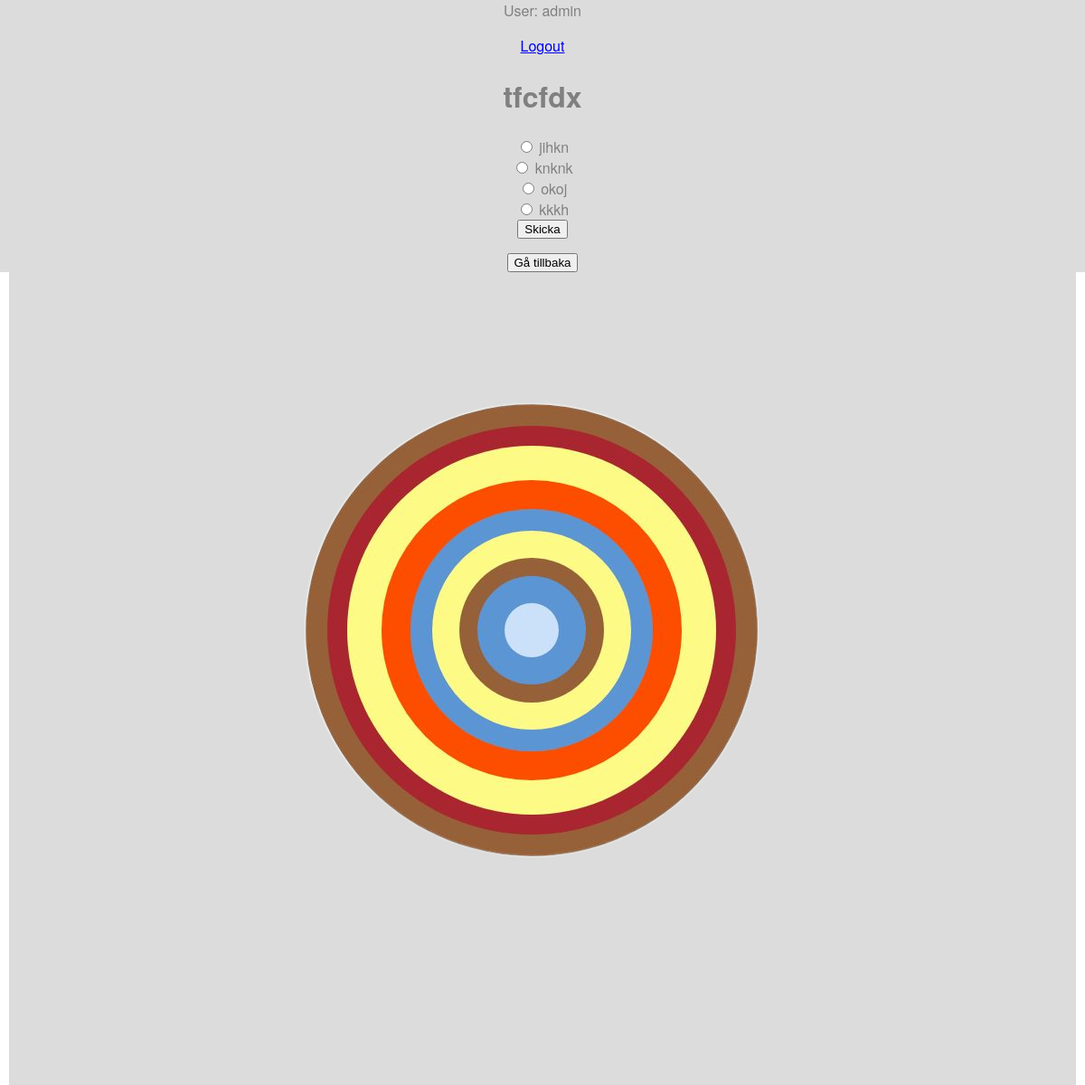
The app's page /question3/5/ (signed in) with its own data.
### testapp/models.py (models this page shows, shortened)
class Question(models.Model):
    question_text = models.CharField(max_length=200)
    pub_date = models.DateTimeField('date published')
    class Meta:
        ordering = ['id']

class Choice(models.Model):
    question = models.ForeignKey(Question, on_delete=models.CASCADE)
    choice_text = models.CharField(max_length=200)
    votes = models.IntegerField(default=0)

### testapp/views.py (the view)
# urls.py: path('question3/<int:pk>/', views.DetailView3.as_view(), name='question3'),
class DetailView3(generic.DetailView):
    model = Question
    template_name = 'testapp/question3.html'

### testapp/templates/testapp/question3.html (shortened to what this page needs)
{% load static %}
<link rel="stylesheet" type="text/css" href="{% static 'testapp/main.css' %}">
<div class="questpage">
  </div>
  <div class="questtext">
{% if user.is_authenticated %}
  <p> User: {{ user.get_username }} </p>
  <p><a href="{% url 'accounts:logout'%}?next={{request.path}}">Logout</a></p>
<h1>{{ question.question_text }}</h1>
<form action="{% url 'testapp:result' %}" method="post">
{% for choice in question.choice_set.all %}
  <input type="radio" name="choice" id="choice{{ forloop.counter }}" value ="{{ choice.id }}">
  <label for="choice{{ forloop.counter }}">{{ choice.choice_text }}</label><br>
{% endfor %}
<input type="submit" value="Skicka" />
</form>
<form action="{% url 'testapp:index' %}" method="get">
<input type="submit" value="Gå tillbaka" />
</form>
{% else %}
  <li><a href="{% url 'accounts:login'%}?next={{request.path}}">Login</a></li>
{% endif %}
</div>

### testapp/static/testapp/main.css (style rules this page uses)
.questpage { position: absolute; top: 100px; bottom: 10px; left: 10px; right: 10px; height: 100%; background: gainsboro url("images/AW_circle.png") center no-repeat; background-size: auto; z-index: -1; }
.questtext { text-align: center; color: gray; font-family: "HelveticaNeue-Light", "Helvetica Neue Light", "Helvetica Neue", Helvetica, Arial, "Lucida Grande", sans-serif; background-color: gainsboro; }

### records on screen
Question: question_text "tfcfdx"
Choice: choice_text "jihkn"
Choice: choice_text "knknk"
Choice: choice_text "okoj"
Choice: choice_text "kkkh"

### other values on screen
{{ user.get_username }} "admin"
